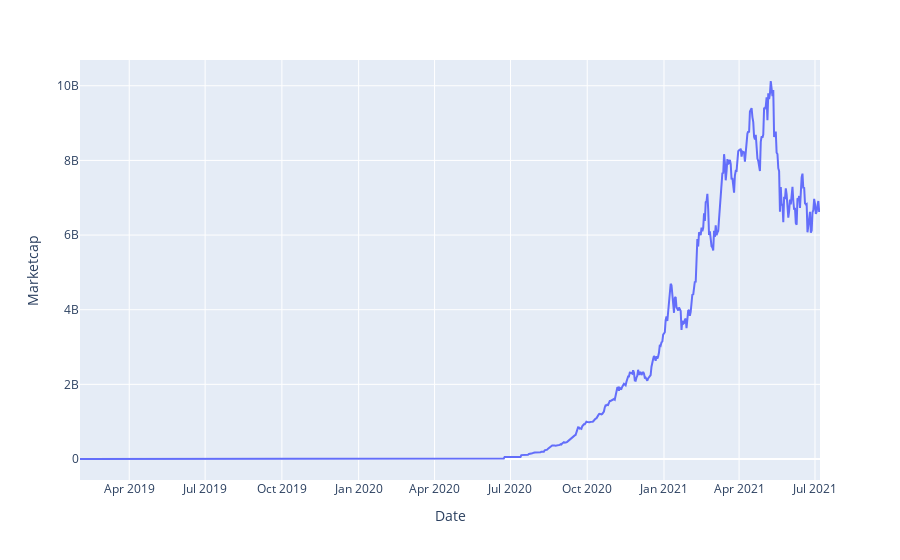

Notebook code cell kept with this figure:
### Code cell
fig = px.line(data, x='Date', y="Marketcap")
fig.show();

### Figure 1 — Plotly figure (JSON) as saved in the notebook; plotly's stock layout.template omitted (floating-point values rounded to 4 significant figures; data arrays with more than 128 entries replaced by an {"elided": "..."} marker saying what was removed)
{"data": [{"hovertemplate": "Date=%{x}<br>Marketcap=%{y}<extra></extra>", "legendgroup": "", "line": {"color": "#636efa", "dash": "solid"}, "marker": {"symbol": "circle"}, "mode": "lines", "name": "", "orientation": "v", "showlegend": false, "x": {"elided": "888 str values"}, "xaxis": "x", "y": {"elided": "888 float values"}, "yaxis": "y", "type": "scatter"}], "layout": {"xaxis": {"anchor": "y", "domain": [0, 1], "title": {"text": "Date"}}, "yaxis": {"anchor": "x", "domain": [0, 1], "title": {"text": "Marketcap"}}, "legend": {"tracegroupgap": 0}, "margin": {"t": 60}}}
